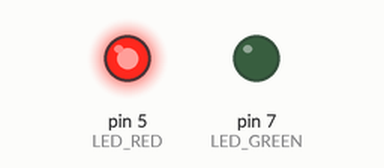
Recording of a sketch running on a simulated Arduino Uno, built with avr-gcc and run on an emulated ATmega328P. Shown: output pins drawn as LEDs (lit = HIGH).

Above: at 0.1 s.
At 1.1 s:
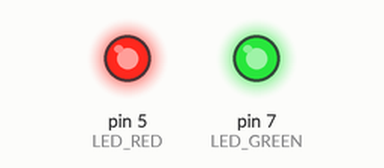
Timing chart, 0 to 2.6 s (numbered marks = the images above):
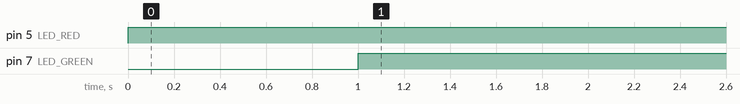

The sketch:

exemplo01-LED.ino
```cpp
/*
* Projeto 1 – Acender LEDs ao mesmo tempo.
*
* Criado em: 18/09/2021
* Autor : Carlos Eduardo
* Acende LEDs ao mesmo tempo*/

int LED_RED = 5;
int LED_GREEN = 7;

void setup()
{
  pinMode(LED_RED, OUTPUT);
  pinMode(LED_GREEN, OUTPUT);
}

void loop()
{
  digitalWrite(LED_RED, HIGH);
  delay(1000);
  digitalWrite(LED_GREEN, HIGH);
  delay(1000);
}
```

Measured:
- by itself, pin 5 (LED_RED): LOW → HIGH at 0.00 s
- by itself, pin 7 (LED_GREEN): LOW → HIGH at 1.0 s
